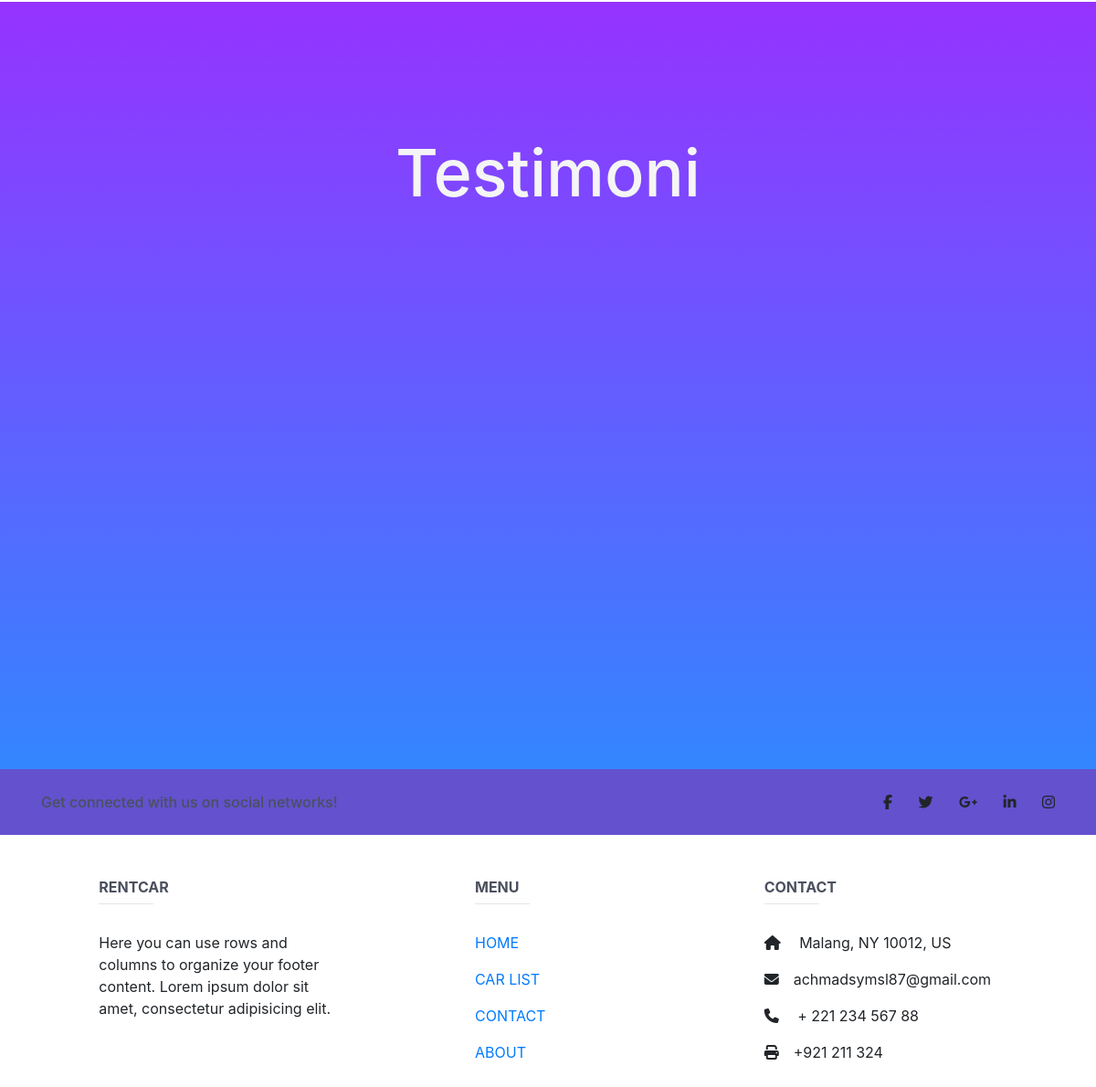
/ (lower part), run on an earlier commit of the app's database.
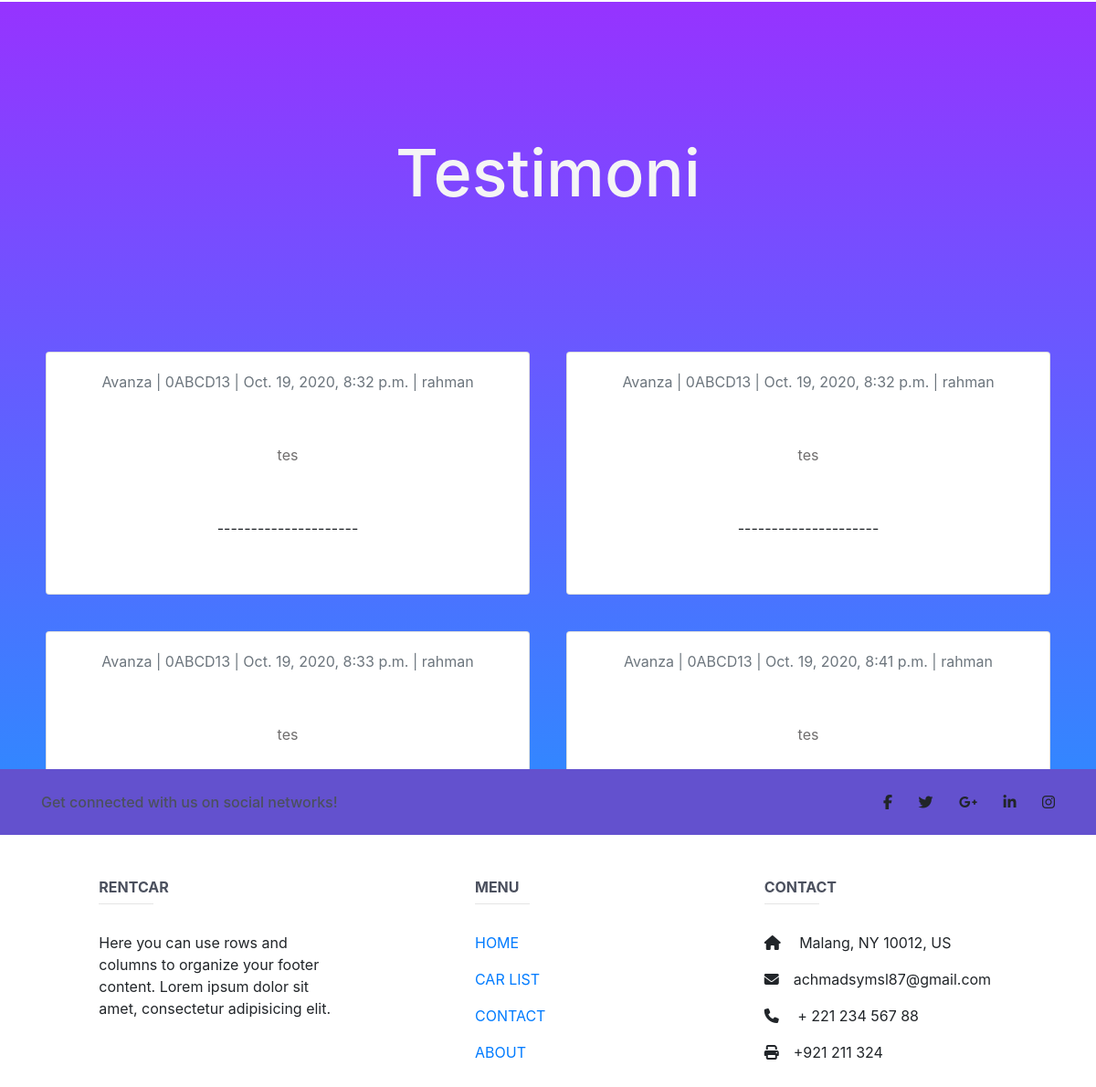
And on a later commit of the database.
### sewa_mobil/models.py (models this page shows, shortened)
class Testimoni(models.Model):
    mobil = models.ForeignKey(Mobil, on_delete=models.CASCADE)
    nama = models.ForeignKey(User, on_delete=models.CASCADE)
    isi = models.TextField()
    dibuat_pada = models.DateTimeField(auto_now_add=True, null=True, blank=True)
    class Meta:
        ordering = ['dibuat_pada']

class Mobil(models.Model):
    nama = models.CharField(max_length=100, default="")
    plat = models.CharField(max_length=10, default="")
    gambar = models.ImageField(upload_to='img/mobil/')
    gambar2 = models.ImageField(upload_to='img/mobil/')
    gambar3 = models.ImageField(upload_to='img/mobil/')
    gambar4 = models.ImageField(upload_to='img/mobil/', blank=True)
    ditambahkan = models.DateTimeField(auto_now_add=True)
    kategori = [
        ('Covertible', 'Covertible'),
        ('Coupe', 'Coupe'),
        ('Sedan', 'Sedan'),
        ('Hatchback', 'Hatchback'),
        ('SUV', 'SUV'),
        ('MPV', 'MPV'),
    ]
    tipe = models.CharField(max_length=20, choices=kategori, default="MPV")
    harga = models.IntegerField(default=100000)
    deskripsi = models.TextField()
    status_choices = [
        ('Available', 'Available'),
        ('Not Available', 'Not Available'),
    ]
    transmisi = models.CharField(max_length=10, default="Manual", choices=[('Auto', 'Auto'),('Manual', 'Manual')])
    status = models.CharField(max_length=20, choices=status_choices, default="Available")
    slug = models.SlugField(blank=True, editable=False)
    class Meta:
        ordering = ["harga"]

### Rental_mobil/views.py (the view)
# urls.py: path('', index_view, name="home"),
def index_view(request):
    testi = Testimoni.objects.all()[0:4]
    return render(request, 'main/index.html', {'testi':testi})

### templates/main/index.html (shortened to what this page needs)
{% extends 'main/base.html' %}
{% block content %}
{% load static %}
<!DOCTYPE html>
<html lang="en">
  <main>
    <section class="section-3 container-fluid p-0 text-center">
      <div class="row">
        <div class="col-md-12 col-sm-12">
          <h1>Testimoni</h1>
        </div>
      </div>
      <div class="container">
    <div class="row">
            {% autoescape off %}
            {% for t in testi %}
        <div style="padding:20px;" class="col-sm-12 col-lg-6 align-items-stretch">
            <div class="card mb-4 h-100">
                <div class="card-body">
                        <div class="article">
				<p class="text-muted">{{ t.mobil.nama  }} | {{ t.mobil.plat  }} | {{ t.dibuat_pada }} | {{ t.nama }}</p>
                    <p class="card-text">{{ t.isi|truncatechars_html:100 }}</p>
                    <p>---------------------</p>
                        </div>
                </div>
        </div>
            </div>
            {% endfor %}
        {% endautoescape %}
    </div>
</div>
    </section>
  </main>
  <footer class="page-footer font-small unique-color-dark">
  <div style="background-color: #6351ce;">
    <div class="container">
      <div class="row py-4 d-flex align-items-center">
        <div class="col-md-6 col-lg-5 text-center text-md-left mb-4 mb-md-0">
          <h6 class="mb-0">Get connected with us on social networks!</h6>
        </div>
        <div class="col-md-6 col-lg-7 text-center text-md-right">
          <a class="fb-ic">
            <i class="fab fa-facebook-f white-text mr-4"> </i>
          </a>
          <a class="tw-ic">
            <i class="fab fa-twitter white-text mr-4"> </i>
          </a>
          <a class="gplus-ic">
            <i class="fab fa-google-plus-g white-text mr-4"> </i>
          </a>
          <a class="li-ic">
            <i class="fab fa-linkedin-in white-text mr-4"> </i>
          </a>
          <a class="ins-ic">
            <i class="fab fa-instagram white-text"> </i>
          </a>
        </div>
      </div>
    </div>
  </div>
    <div class="container text-center text-md-left mt-5">
      <div class="row mt-3">
        <div class="col-md-3 col-lg-4 col-xl-3 mx-auto mb-4">
          <h6 class="text-uppercase font-weight-bold">RENTCAR</h6>
          <hr class="deep-purple accent-2 mb-4 mt-0 d-inline-block mx-auto" style="width: 60px; color: blue;">
          <p>Here you can use rows and columns to organize your footer content. Lorem ipsum dolor sit amet,
            consectetur
            adipisicing elit.</p>
        </div>
        <div class="col-md-3 col-lg-2 col-xl-2 mx-auto mb-4">
          <h6 class="text-uppercase font-weight-bold">MENU</h6>
          <hr class="deep-purple accent-2 mb-4 mt-0 d-inline-block mx-auto" style="width: 60px; color: blue;">
          <p>
            <a href="#!">HOME</a>
          </p>
          <p>
            <a href="#!">CAR LIST</a>
          </p>
          <p>
            <a href="#!">CONTACT</a>
          </p>
          <p>
            <a href="#!">ABOUT</a>
          </p>
        </div>
        <div class="col-md-4 col-lg-3 col-xl-3 mx-auto mb-md-0 mb-4">
          <h6 class="text-uppercase font-weight-bold">Contact</h6>
          <hr class="deep-purple accent-2 mb-4 mt-0 d-inline-block mx-auto" style="width: 60px;">
          <p>
            <i class="fas fa-home mr-3"></i> Malang, NY 10012, US</p>
          <p>
            <i class="fas fa-envelope mr-3"></i>achmadsymsl87@gmail.com</p>
          <p>
            <i class="fas fa-phone mr-3"></i> + 221 234 567 88</p>
          <p>
            <i class="fas fa-print mr-3"></i>+921 211 324</p>
        </div>
      </div>
    </div>
  </footer>
</body>
</html>
{% endblock content %}

What changed in the data, as far as the page shows it:
added Testimoni: mobil.nama "Avanza", mobil.plat "0ABCD13", dibuat_pada "Oct. 19, 2020, 8:32 p.m.", nama "rahman", isi "tes"
added Testimoni: mobil.nama "Avanza", mobil.plat "0ABCD13", dibuat_pada "Oct. 19, 2020, 8:32 p.m.", nama "rahman", isi "tes"
added Testimoni: mobil.nama "Avanza", mobil.plat "0ABCD13", dibuat_pada "Oct. 19, 2020, 8:33 p.m.", nama "rahman", isi "tes"
added Testimoni: mobil.nama "Avanza", mobil.plat "0ABCD13", dibuat_pada "Oct. 19, 2020, 8:41 p.m.", nama "rahman", isi "tes"
